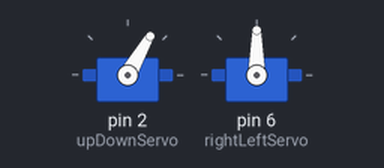
Bench run of a sketch on a simulated Arduino Uno, built with avr-gcc and run on an emulated ATmega328P. Shown: 2 × servo.

Above: at 0.05 s.
At 3.25 s:
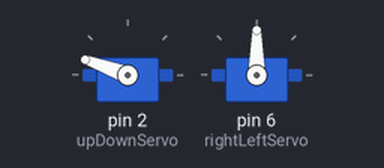
At 7.05 s:
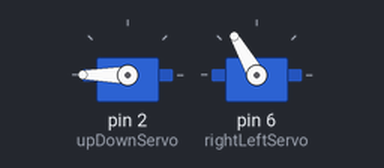
At 14.65 s:
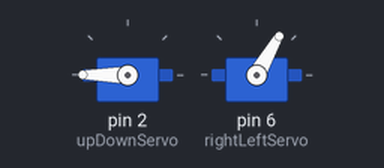
Timing chart, 0 to 19.1 s (numbered marks = the images above):
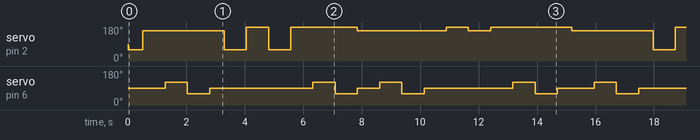

The sketch:

Arduino_Animatronic_Eye_Mech.ino
```cpp
//include library for servo
#include <Servo.h>

//define name of the servo motors
Servo upDownServo;
Servo rightLeftServo;

//define position name and value
#define left 60
#define right 120
#define middle 90
#define closed 60
#define fullOpen 180
#define halfOpen 160

#define waitTime 760


void setup(){
  //define pin numbers of the servo motors
  upDownServo.attach(2);
  rightLeftServo.attach(6);

  //starting position of the servo motors
  delay(10);
  upDownServo.write(closed);
  rightLeftServo.write(middle);
}

void loop(){

  delay(500);
  upDownServo.write(halfOpen);
  delay(waitTime);
  rightLeftServo.write(right);
  delay(waitTime);
  rightLeftServo.write(left);
  delay(waitTime);
  rightLeftServo.write(middle);

  delay(500);
  upDownServo.write(closed);
  delay(waitTime);
  upDownServo.write(fullOpen);
  delay(waitTime);
  upDownServo.write(closed);
  delay(waitTime);
  upDownServo.write(fullOpen);
  delay(waitTime);
  rightLeftServo.write(right);
  delay(waitTime);
  rightLeftServo.write(left);
  delay(waitTime);
  rightLeftServo.write(middle);
  upDownServo.write(halfOpen);
  delay(waitTime);
  rightLeftServo.write(right);
  delay(waitTime);
  rightLeftServo.write(left);
  delay(waitTime);
  rightLeftServo.write(middle);
  delay(waitTime);
  upDownServo.write(fullOpen);
  delay(waitTime);
  upDownServo.write(halfOpen);
  delay(waitTime);
  upDownServo.write(fullOpen);
  delay(waitTime);
  rightLeftServo.write(right);
  delay(waitTime);
  rightLeftServo.write(left);
  delay(waitTime);
  rightLeftServo.write(middle);
}
```

Measured:
- by itself, servo on pin 2 (upDownServo): repeats every 14.7 s: 160° 2.8 s, 60° 0.76 s, 180° 0.76 s, 60° 0.76 s, 180° 2.3 s, 160° 3.0 s, 180° 0.76 s, 160° 0.76 s, 180° 2.8 s
- by itself, servo on pin 6 (rightLeftServo): repeats every 14.7 s: 60° 0.76 s, 90° 3.5 s, 120° 0.76 s, 60° 0.76 s, 90° 0.76 s, 120° 0.76 s, 60° 0.76 s, 90° 3.0 s, 120° 0.76 s, 60° 0.76 s, 90° 1.3 s, 120° 0.76 s
